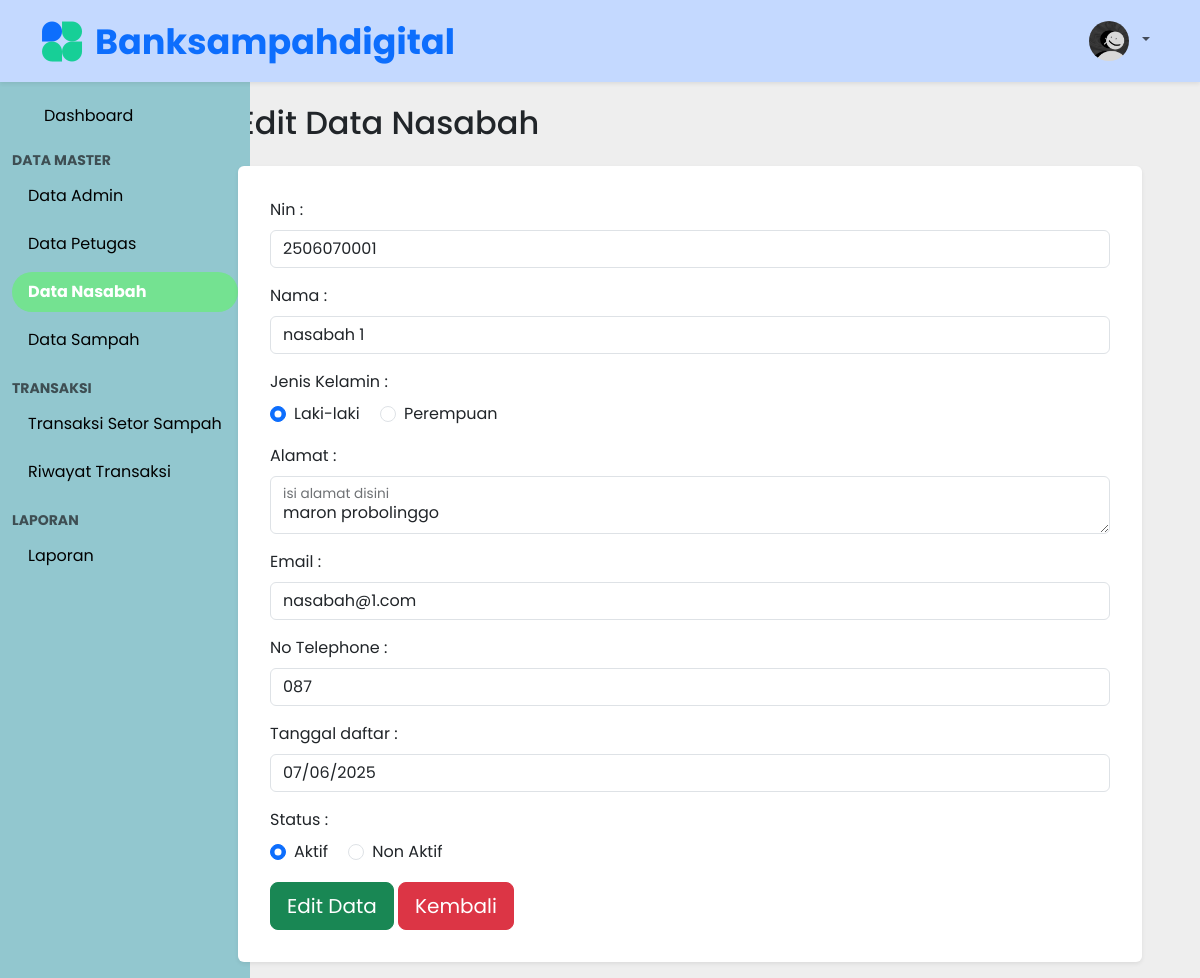
The page /ubah_nasabah.php?id=4 on the database its author committed.
### tables this page shows
CREATE TABLE `tb_nasabah` (
  `id` int(11) NOT NULL,
  `nin` char(10) NOT NULL,
  `nama` varchar(100) NOT NULL,
  `jenis_kelamin` enum('l','p') NOT NULL,
  `alamat` text NOT NULL,
  `email` varchar(50) NOT NULL,
  `no_telephone` char(15) NOT NULL,
  `saldo_poin` int(11) DEFAULT 0,
  `tanggal_daftar` date NOT NULL,
  `status` tinyint(1) NOT NULL DEFAULT 1,
  `created_at` timestamp NOT NULL DEFAULT current_timestamp(),
  `updated_at` timestamp NULL DEFAULT NULL
);

### ubah_nasabah.php (the view, shortened to what this page needs)
<?php
require 'config/koneksi.php';
$id = $_GET['id'];
$data = $koneksi->query("SELECT * FROM tb_nasabah WHERE id = '$id'");
$row = $data->fetch_assoc();
?>
<?php require_once 'template/header.php'; ?>
        <div class="sidebar">
            <div class="container">
                <ul class="nav nav-pills flex-column mt-3">
                    <li class="nav-link"><a class="nav-link" href="index.php">Dashboard</a></li>
                    <li class="nav-item mt-1 mb-1"><span class="text-muted text-uppercase fw-bold small">Data Master</span></li>
                    <li class="nav-item mb-2"><a class="nav-link" href="data_admin.php">Data Admin</a></li>
                    <li class="nav-item mb-2"><a class="nav-link" href="data_petugas.php">Data Petugas</a></li>
                    <li class="nav-item mb-2"><a class="nav-link active fw-bold" href="data_nasabah.php">Data Nasabah</a></li>
                    <li class="nav-item mb-2"><a class="nav-link" href="data_sampah.php">Data Sampah</a></li>
                    <li class="nav-item mt-2 mb-1"><span class="text-muted text-uppercase fw-bold small">Transaksi</span></li>
                    <li class="nav-item mb-2"><a class="nav-link" href="setor_sampah.php">Transaksi Setor Sampah</a></li>
                    <li class="nav-item mb-2"><a class="nav-link" href="riwayat_setor.php">Riwayat Transaksi</a></li>
                    <li class="nav-item mt-2 mb-1"><span class="text-muted text-uppercase fw-bold small">Laporan</span></li>
                    <li class="nav-item mb-2"><a class="nav-link" href="laporan.php">Laporan</a></li>
                </ul>
            </div>
        </div>
        <div class="content pt-5 ms-250 px-3">
            <h2 class="mb-4">Edit Data Nasabah</h2>
            <div class="card shadow-sm border-0 p-3">
                <div class="card-body">
                    <form action="" method="POST">
                        <div class="mb-3">
                            <label for="nin" class="form-label">Nin :</label>
                            <input type="text" class="form-control" name="nin" id="nin" value="<?= htmlspecialchars($row['nin']) ?>" readonly>
                        </div>
                        <div class="mb-3">
                            <label for="nama" class="form-label">Nama :</label>
                            <input type="text" class="form-control" name="nama" id="nama" value="<?= htmlspecialchars($row['nama']) ?>" required>
                        </div>
                        <div class="mb-3">
                            <label class="form-label d-block">Jenis Kelamin :</label>
                            <div class="form-check form-check-inline">
                                <input class="form-check-input" type="radio" name="jenis_kelamin" id="jenis_kelaminL" value="l" <?= $row['jenis_kelamin'] == 'l' ? 'checked' : '' ?>>
                                <label class="form-check-label" for="jenis_kelaminL">Laki-laki</label>
                            </div>
                            <div class="form-check form-check-inline">
                                <input class="form-check-input" type="radio" name="jenis_kelamin" id="jenis_kelaminP" value="p" <?= $row['jenis_kelamin'] == 'p' ? 'checked' : '' ?>>
                                <label class="form-check-label" for="jenis_kelaminP">Perempuan</label>
                            </div>
                        </div>
                        <div class="mb-3">
                            <label class="form-label d-block" for="alamat">Alamat :</label>
                            <div class="form-floating">
                                <textarea class="form-control" name="alamat" id="alamat" required><?= htmlspecialchars($row['alamat']) ?></textarea>
                                <label for="alamat">isi alamat disini</label>
                            </div>
                        </div>
                        <div class=" mb-3">
                            <label for="email" class="form-label">Email :</label>
                            <input type="email" class="form-control" name="email" id="email" value="<?= htmlspecialchars($row['email']) ?>" required>
                        </div>
                        <div class="mb-3">
                            <label for="no_telephone" class="form-label">No Telephone :</label>
                            <input type="number" class="form-control" name="no_telephone" id="no_telephone" value="<?= htmlspecialchars($row['no_telephone']) ?>" required>
                        </div>
                        <div class="mb-3">
                            <label for="tanggal_daftar" class="form-label">Tanggal daftar :</label>
                            <input type="date" class="form-control" name="tanggal_daftar" id="tanggal_daftar" value="<?= htmlspecialchars($row['tanggal_daftar']) ?>" readonly>
                        </div>
                        <label class="form-label d-block">Status :</label>
                        <div class="form-check form-check-inline">
                            <input class="form-check-input" type="radio" name="status" id="statusAktif" value="true"
                                <?= $row['status'] ? 'checked' : '' ?>>
                            <label class="form-check-label" for="statusAktif">Aktif</label>
                        </div>
                        <div class="form-check form-check-inline">
                            <input class="form-check-input" type="radio" name="status" id="statusNonAktif" value="false"
                                <?= !$row['status'] ? 'checked' : '' ?>>
                            <label class="form-check-label" for="statusNonAktif">Non Aktif</label>
                        </div>
                        <div class="mt-3">
                            <button type="submit" name="submit" class="btn btn-success btn-lg">Edit Data</button>
                            <a href="data_nasabah.php" class="btn btn-danger btn-lg">Kembali</a>
                        </div>
                    </form>
                </div>
            </div>
        </div>
    </div>
</body>
</html>

### css/style.css (style rules this page uses)
body { font-family: 'Poppins'; min-height: 100vh; flex-direction: column; background-color: #EEEEEE; }
.sidebar { height: 100%; position: fixed; top: 56px; left: 0; width: 250px; background-color: #92C7CF; padding-top: 1rem; justify-content: space-between; align-items: center; }
.sidebar .nav-link { color: black; transition: background-color 0.1s; }
.sidebar .nav-link.active { background-color: #74E291; color: #fff !important; border-radius: 50rem; }
.content { margin-left: 180px; margin-top: 56px; padding: 1rem; flex: 1; }

### rows shown on the page
tb_nasabah: nin "2506070001", nama "nasabah 1", jenis_kelamin "☑ Laki-laki", jenis_kelamin "☐ Perempuan", alamat "maron probolinggo", email "nasabah@1.com", no_telephone "087", tanggal_daftar "07/06/2025", status "☑ Aktif", status "☐ Non Aktif"
